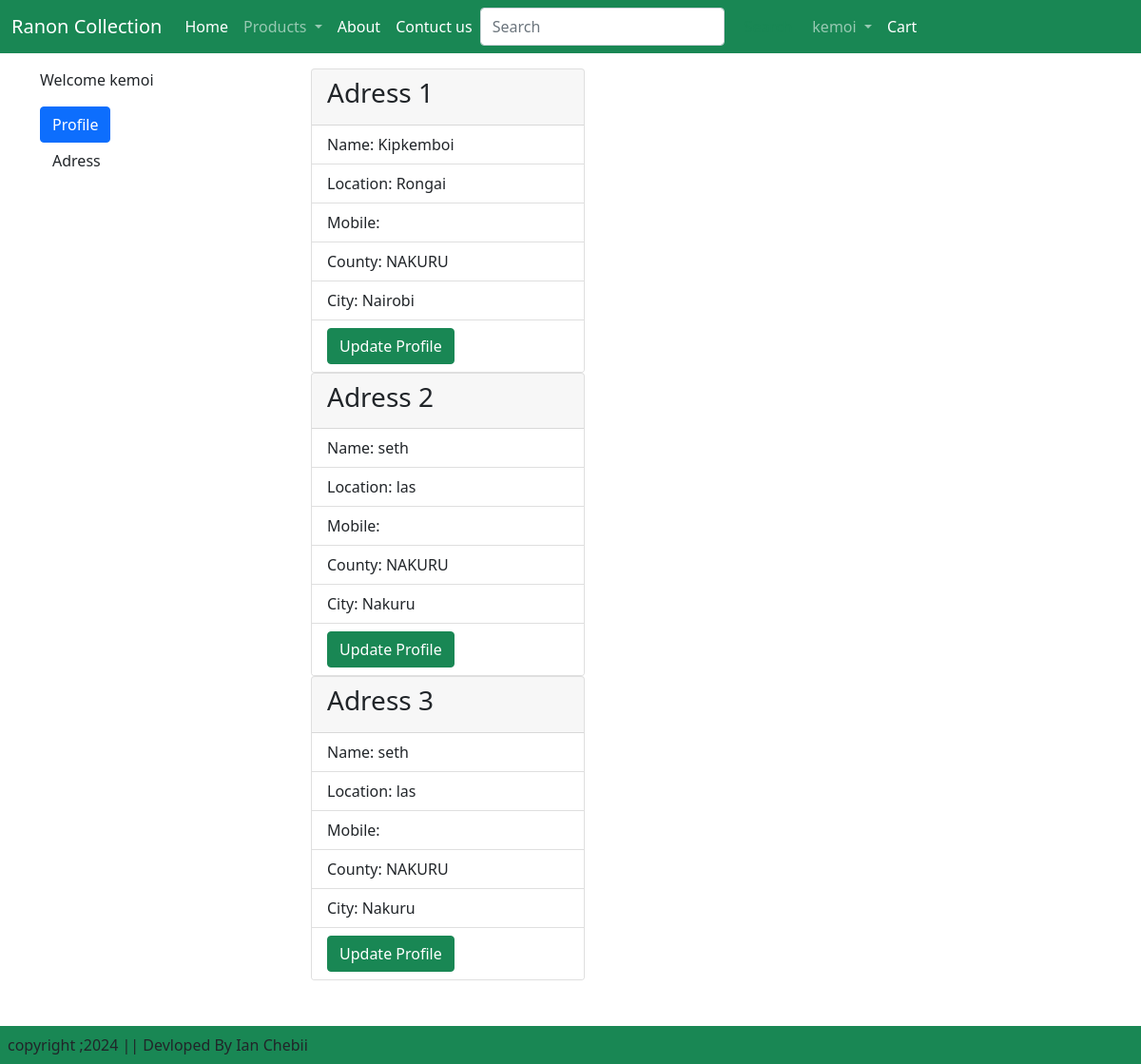
The app's page /adress/ (signed in), older data.
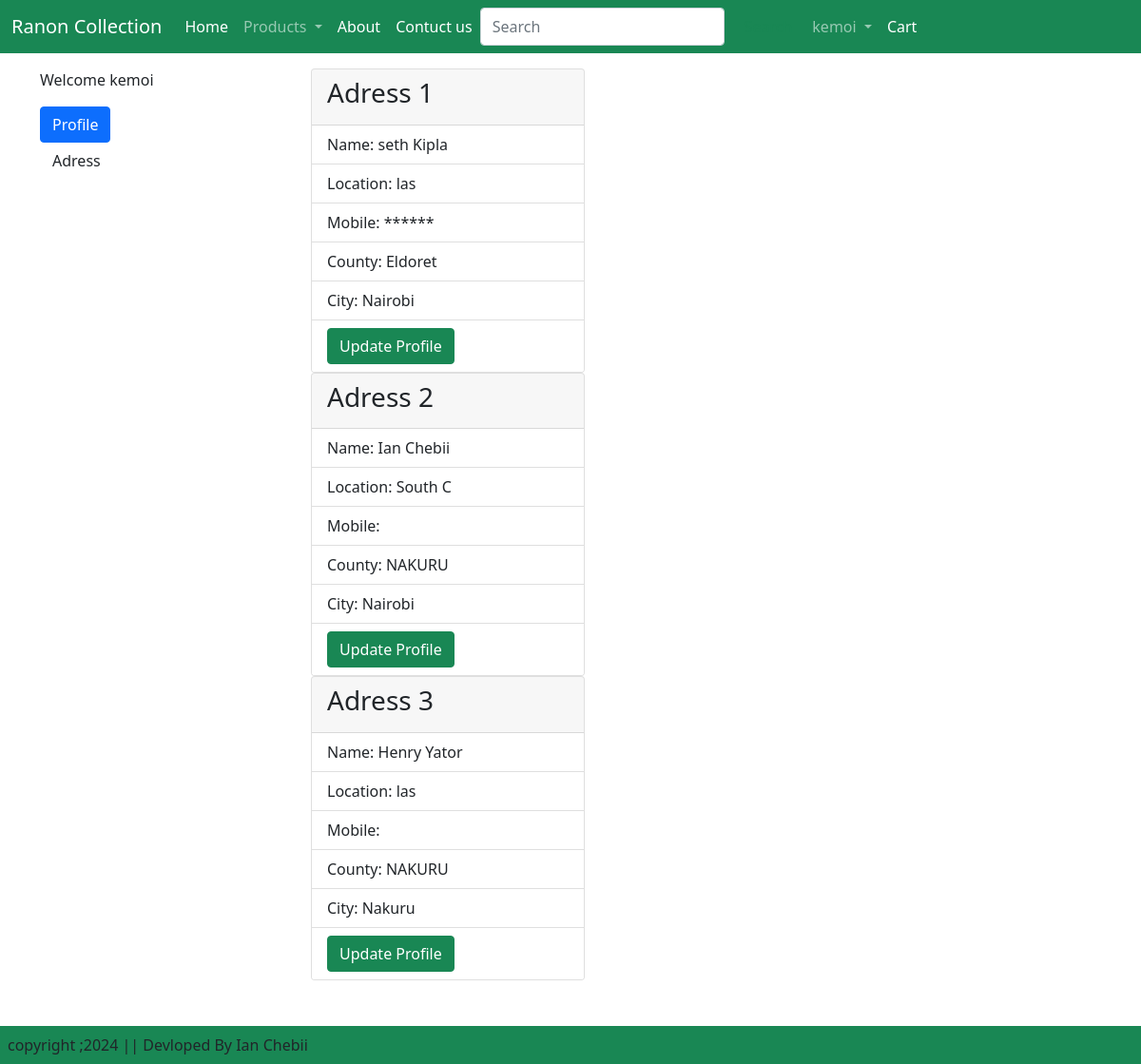
The same page, newer data.
### ecoapp/models.py (models this page shows, shortened)
class Customer(models.Model):
    user = models.ForeignKey(User, on_delete=models.CASCADE)  # Corrected on_delete
    name = models.CharField(max_length=200)
    location = models.CharField(max_length=200)
    county = models.CharField(max_length=60)
    mobile = models.CharField(max_length=50, )  # Corrected spelling and added length
    city = models.CharField(choices=STATE_CHOICES, max_length=100)  # Corrected variable name to STATE_CHOICES

### ecoapp/views.py (the view)
# urls.py: path('adress/', views.adress, name='adress'),
@login_required
def adress(request):
    add = Customer.objects.filter(user=request.user)
    return render(request, 'ecoapp/adress.html', {'add': add})

### ecoapp/templates/ecoapp/adress.html (shortened to what this page needs)
{% extends "ecoapp/base.html" %}
{% load static%}
{% block maincontent%}
<div class="container vw-100">
    <div class="row my-3">
        <div class="col-sm-3" >
            <p>Welcome {{request.user}}</p>
            <ul class="list-unstyled">
                <li ><a href="{%url 'profile'%}" class="btn btn-primary">Profile</a></li>
                <li ><a href="{%url 'adress'%}"  class="btn">Adress</a></li>
            </ul>
        </div>
        <div class="col-sm-8 ">
            <div class="row">
                <div class="col-sm-8">
                    {%for ad in add%}
                    <div class="card" style="width: 18rem;">
                       <div class="card-header">
                           <h3>Adress {{forloop.counter}}</h3>
                       </div>
                       <ul class="list-group list-group-flush">
                        <li class="list-group-item">Name: {{ad.name}}</li>
                        <li class="list-group-item"> Location: {{ad.location}}</li>
                        <li class="list-group-item">Mobile: {{ad.mobile}}</li>
                        <li class="list-group-item">County: {{ad.county}}</li>
                        <li class="list-group-item">City: {{ad.city}} </li>
                        <li class="list-group-item"><a href="{% url 'updateview' pk=ad.id %}" class="btn btn-success">Update Profile</a></li>
                       </ul>
                     </div>
                      {%endfor%}
                </div>
            </div>
        </div>
    </div>
</div>
{% endblock maincontent%}

Row changes from the older to the newer data that the page shows:
removed Customer: name "Kipkemboi", location "Rongai", county "NAKURU", city "Nairobi"
removed Customer: name "seth", location "las", county "NAKURU", city "Nakuru"
changed Customer: name "seth" → "seth Kipla"; mobile (not shown) → "******"; county "NAKURU" → "Eldoret"; city "Nakuru" → "Nairobi"
added Customer: name "Ian Chebii", location "South C", county "NAKURU", city "Nairobi"
added Customer: name "Henry Yator", location "las", county "NAKURU", city "Nakuru"
